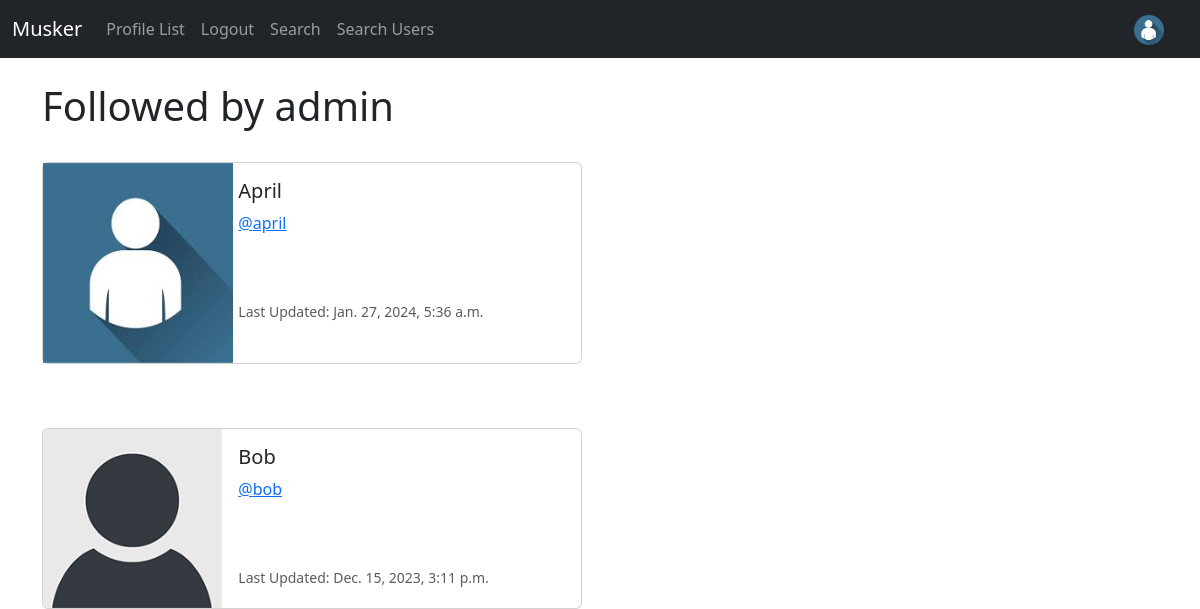
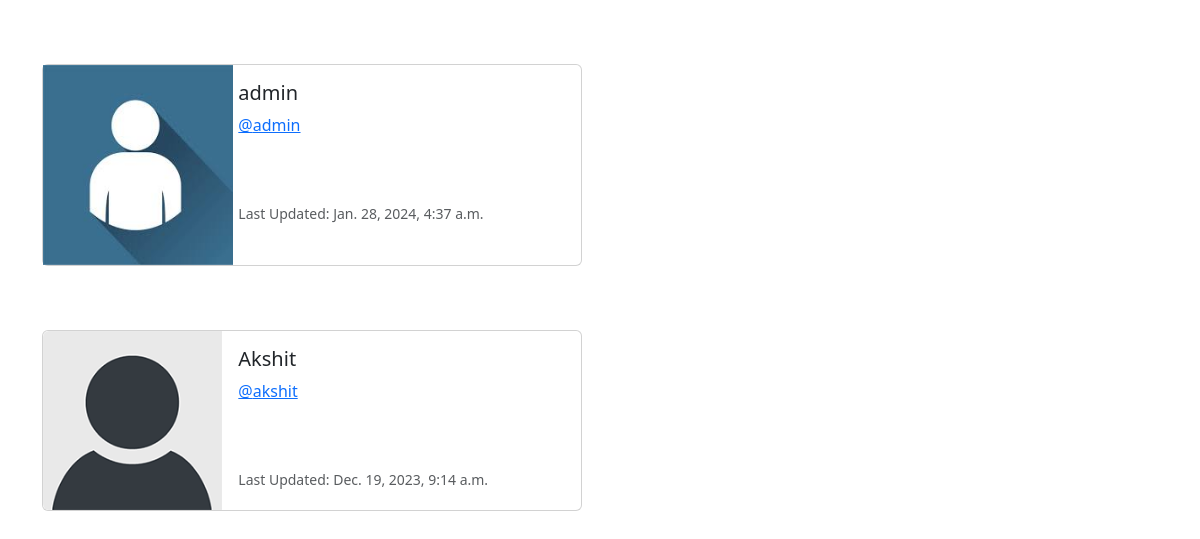
Page /profile/follows/1 (signed in) on the earlier database version (2 pictures, top to bottom).
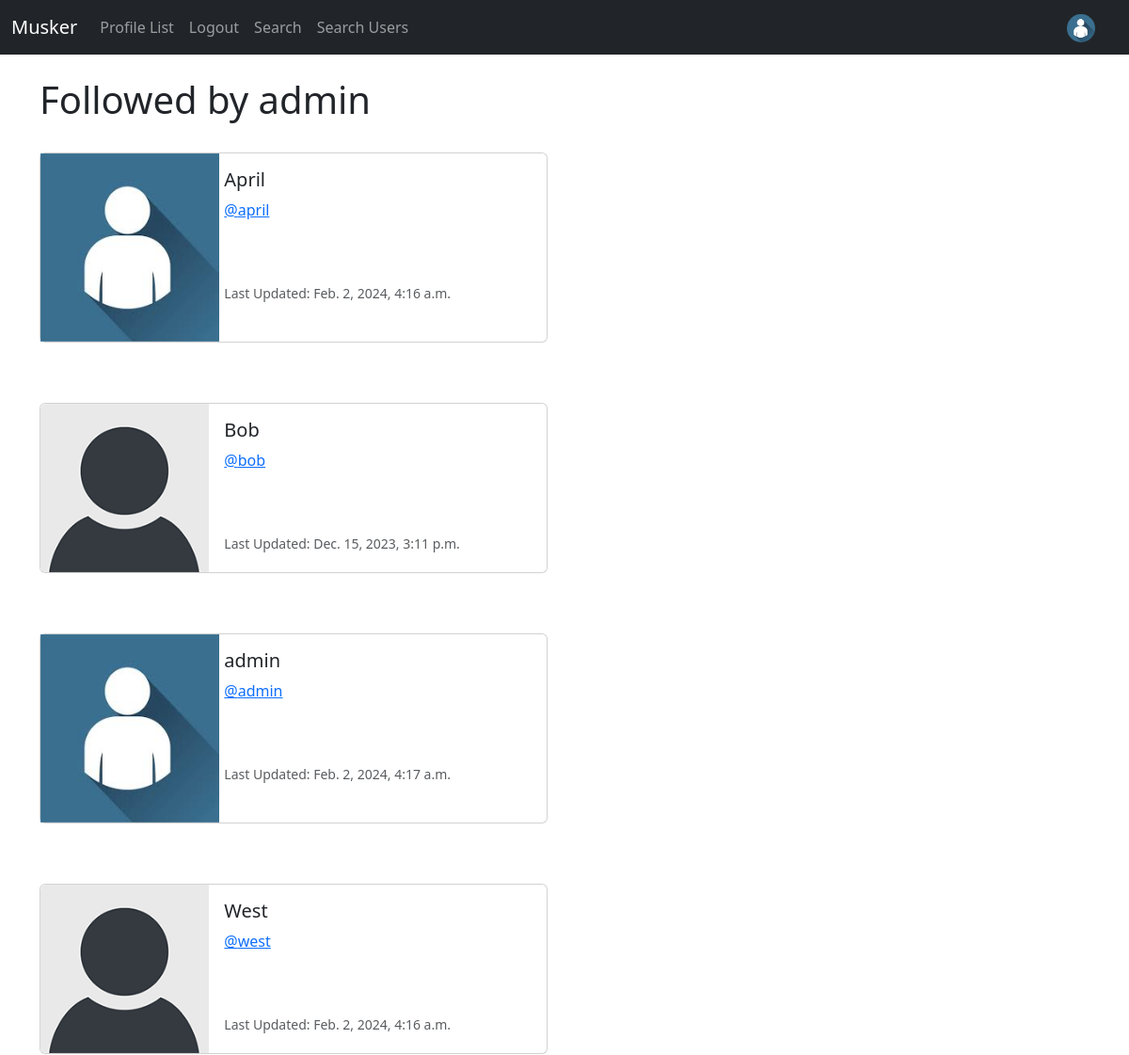
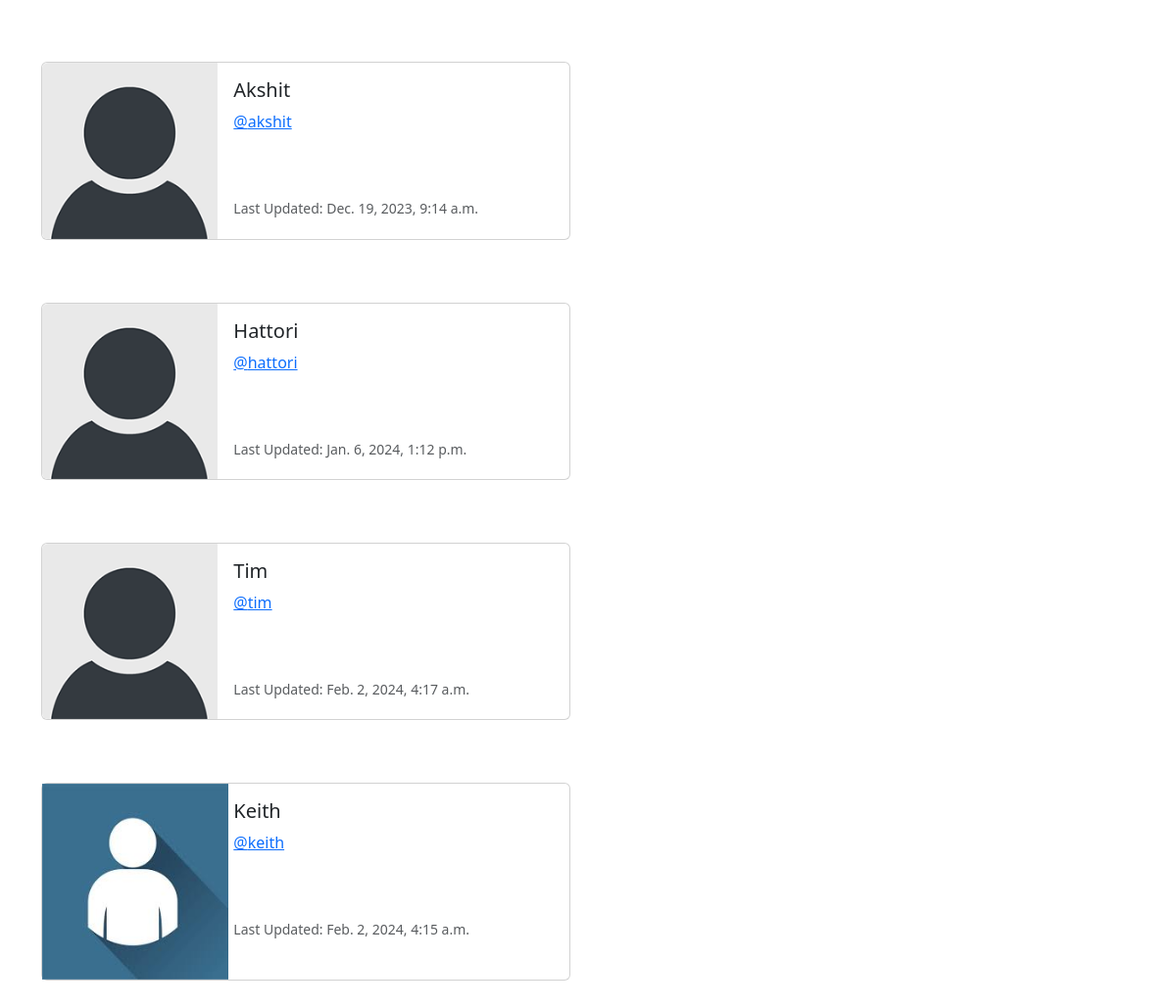
Same page on the later database version (2 pictures, top to bottom).
### musker/models.py (models this page shows, shortened)
class Profile(models.Model):
    user = models.OneToOneField(User, on_delete=models.CASCADE)
    follows = models.ManyToManyField('self', related_name='followed_by', symmetrical=False, blank=True)
    date_modified = models.DateTimeField(User, auto_now=True)
    profile_image = models.ImageField(null = True, blank = True, upload_to='images/')
    profile_bio = models.CharField(null=True, blank=True, max_length=500)
    homepage_link = models.CharField(null=True, blank=True, max_length=100)
    facebook_link = models.CharField(null=True, blank=True, max_length=100)
    instagram_link = models.CharField(null=True, blank=True, max_length=100)
    linkedin_link = models.CharField(null=True, blank=True, max_length=100)

### musker/views.py (the view)
# urls.py: path('profile/follows/<int:pk>', views.follows, name='follows'),
def follows(request, pk):
    if request.user.is_authenticated:
        if request.user.id == pk:
            profiles = Profile.objects.get(user_id=pk)
            return render(request, 'follows.html', {'profiles': profiles})
        else:
            messages.success(request, 'You are not authorized to view this page')
            return redirect('home')
    else:
        messages.success(request, 'login to view this page')
        return redirect('home')

### musker/templates/follows.html
{% extends 'base.html' %}
{% load static %}
{% block content %}
    <h1>Followed by {{ request.user.username }}</h1>
<br/>
{% if profiles %}
    {% for profile in profiles.follows.all %}
    <div class="card mb-3" style="max-width: 540px;">
        <div class="row g-0">
          <div class="col-md-4">
            {% if profile.profile_image %}
              <img src="{{ profile.profile_image.url }}" width=190 height=200 class="img-fluid-rounded-start" alt="{{ profile.user.username }}">
            {% else %}
              <img src="{% static 'images/default_profile_pic.png' %}" class="img-fluid rounded-start" alt="Profile Image">
            {% endif %}
          </div>
          <div class="col-md-8">
            <div class="card-body">
              <h5 class="card-title">{{ profile.user.username }}</h5>
              <p class="card-text"><a href="{% url 'profile' profile.user.id %}">@{{ profile.user.username|lower }}</a></p>
              <br/><br/>
              <p class="card-text"><small class="text-body-secondary">Last Updated: {{ profile.date_modified }}</small></p>
            </div>
          </div>
        </div>
      </div>
      <br/><br/>
    {% endfor %}
{% endif %}
{% endblock %}

Differences in the rows shown:
changed Profile "April": date_modified "Jan. 27, 2024, 5:36 a.m." → "Feb. 2, 2024, 4:16 a.m."
changed Profile "admin": date_modified "Jan. 28, 2024, 4:37 a.m." → "Feb. 2, 2024, 4:17 a.m."
now on this page (row edited): Profile: user.username "West", user.username "west", date_modified "Feb. 2, 2024, 4:16 a.m."
now on this page (row unchanged): Profile: user.username "Hattori", user.username "hattori", date_modified "Jan. 6, 2024, 1:12 p.m."
now on this page (row edited): Profile: user.username "Tim", user.username "tim", date_modified "Feb. 2, 2024, 4:17 a.m."
now on this page (row edited): Profile: profile_image (picture), user.username "Keith", user.username "keith", date_modified "Feb. 2, 2024, 4:15 a.m."
